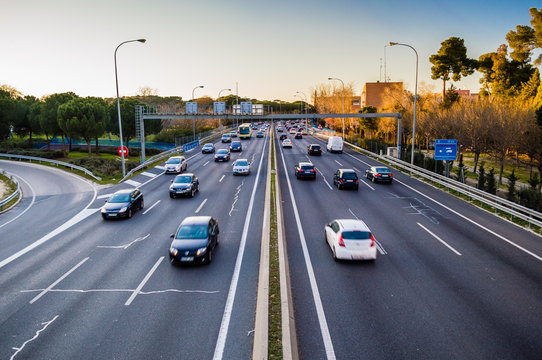
#> input picture Featured-Projects/react-portfolio-app/src/assets/cars.jpg, 542 x 360 px
$ python -i analyze.py   (imports and definitions only)   (older library calls are emulated)
#> lines starting #> are read from the running program, lines starting #| are printed output that depends on the picture; after the words box and inside, x2 and y2 are one past the last pixel; in counts of white or black regions, pixels touching at a corner belong together
#> further down, picture is the input picture: shape (360, 542, 3); mean B, G, R 126.5, 123.5, 122.2
from __future__ import annotations

from dataclasses import dataclass
from pathlib import Path

import cv2
import librosa
import numpy as np


@dataclass(frozen=True)
class Scene:
    start: float
    end: float
    score: float
    text_score: float = 0.0
    motion_score: float = 0.0

    @property
    def length(self) -> float:
        return self.end - self.start


# [5 lines left out: function analyze_beat, not called in this run]


def text_likelihood(frame: np.ndarray) -> float:
    """Estimate prominent text coverage without a cloud API or OCR dependency.

    Horizontal morphological grouping catches subtitles, credit lines, and large
    title cards even when the font is outlined or animated. The result is 0..1.
    """
    height, width = frame.shape[:2]
#> height = 360; width = 542
    scale = 640 / width
#> scale = 1.18
    resized = cv2.resize(frame, (640, max(1, round(height * scale))))
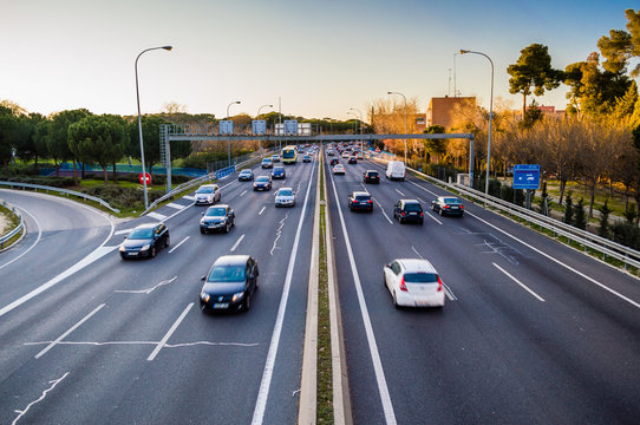
#> resized: shape (425, 640, 3); mean B, G, R 126.4, 123.4, 122.1
    gray = cv2.cvtColor(resized, cv2.COLOR_BGR2GRAY)
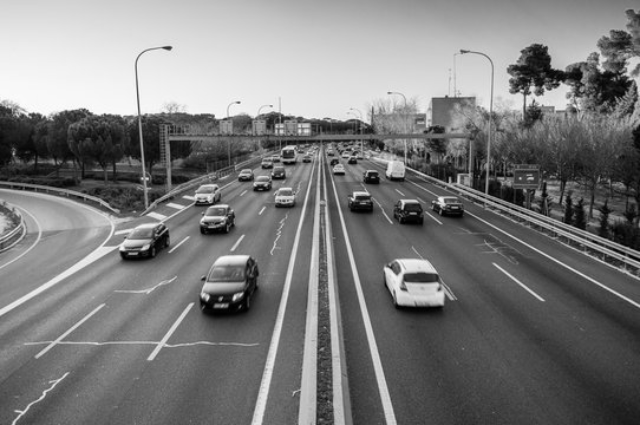
#> gray: shape (425, 640); min 0, max 254, mean 123.4
    h, w = gray.shape
#> h = 425; w = 640

    # Text produces repeated strong vertical strokes arranged in horizontal rows.
    gradient = cv2.Sobel(gray, cv2.CV_32F, 1, 0, ksize=3)
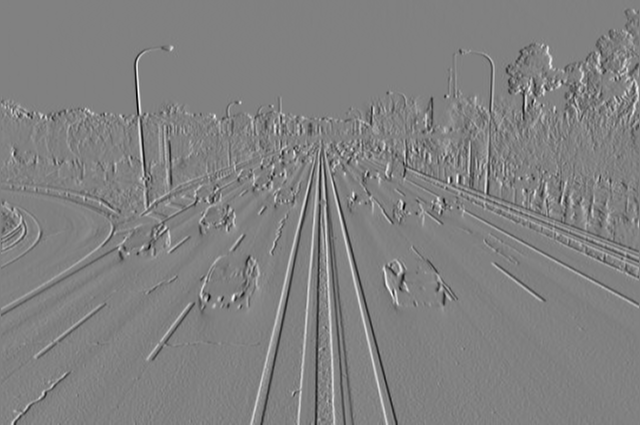
#> gradient: shape (425, 640) float32; min -667, max 648, mean -0.8; drawn with min black and max white
    gradient = cv2.convertScaleAbs(gradient)
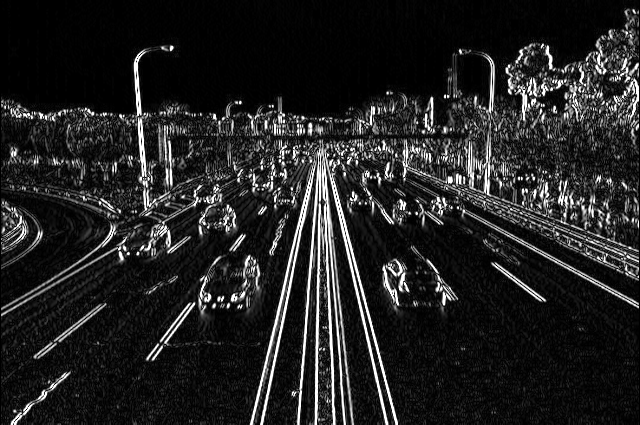
#> gradient: shape (425, 640); min 0, max 255, mean 34.7
    _, raw_mask = cv2.threshold(gradient, 0, 255, cv2.THRESH_BINARY + cv2.THRESH_OTSU)
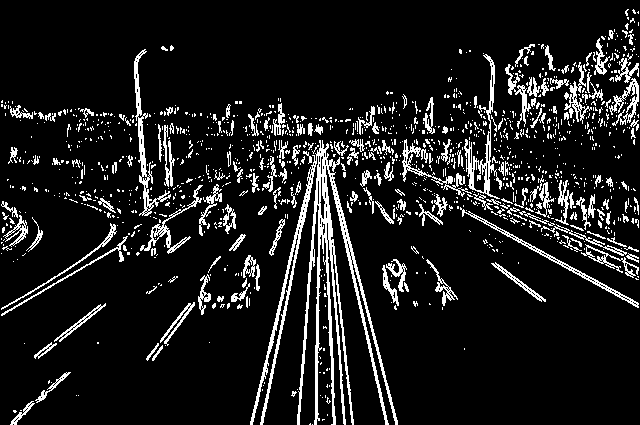
#> raw_mask: shape (425, 640); 10.9% white in thin lines or dots
    mask = raw_mask.copy()
    mask = cv2.morphologyEx(mask, cv2.MORPH_CLOSE, cv2.getStructuringElement(cv2.MORPH_RECT, (17, 3)))
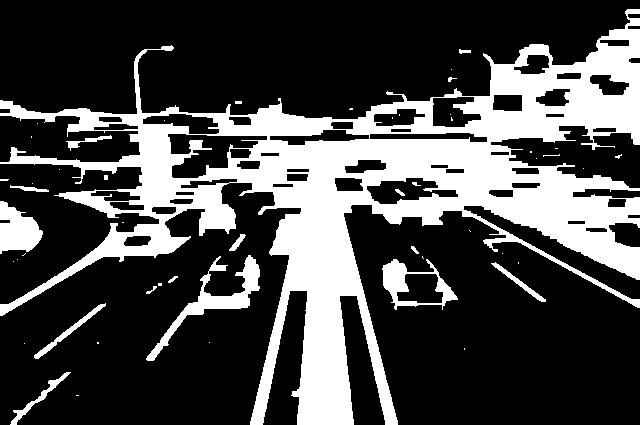
#> mask: shape (425, 640); 28.3% white; 51 white regions (32 under 20 px), largest, box (x1, y1, x2, y2) and area: (0, 9, 640, 425) 70129, (146, 255, 260, 361) 2116, (0, 201, 43, 254) 1491
    mask = cv2.dilate(mask, cv2.getStructuringElement(cv2.MORPH_RECT, (5, 3)), iterations=1)
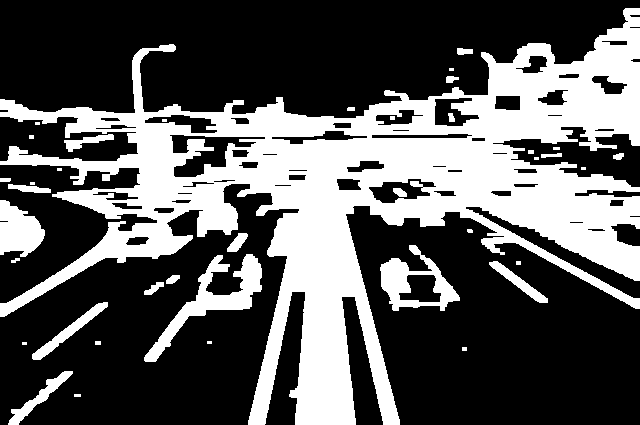
#> mask: shape (425, 640); 35% white; 39 white regions (9 under 20 px), largest, box (x1, y1, x2, y2) and area: (0, 8, 640, 425) 84284, (144, 254, 262, 362) 3042, (380, 245, 460, 311) 2106

    weighted_area = 0.0
    line_count = 0
    bottom_lines = 0
    for contour in cv2.findContours(mask, cv2.RETR_EXTERNAL, cv2.CHAIN_APPROX_SIMPLE)[0]:
        x, y, box_w, box_h = cv2.boundingRect(contour)
        aspect = box_w / max(box_h, 1)
        relative_w = box_w / w
        relative_h = box_h / h
        if not (1.8 <= aspect <= 40 and 0.035 <= relative_w <= 0.98 and 0.012 <= relative_h <= 0.28):
            continue
        region = mask[y:y + box_h, x:x + box_w]
        fill = cv2.countNonZero(region) / max(box_w * box_h, 1)
        if fill < 0.12:
            continue
        area = relative_w * relative_h
        weighted_area += area
        line_count += 1
        if y > h * 0.58:
            bottom_lines += 1
#> this loop made 35 passes
#> (x, y, box_w, box_h, aspect, relative_w, relative_h) on passes 2, 7, 8, 9, 11, 12, 13, 14, 15, 16, 17, 20: (8, 371, 65, 54, 1.2, 0.102, 0.127), (32, 302, 76, 58, 1.31, 0.119, 0.136), (144, 282, 20, 13, 1.54, 0.0312, 0.0306), (166, 275, 14, 9, 1.56, 0.0219, 0.0212), (489, 261, 59, 42, 1.4, 0.0922, 0.0988), (11, 258, 9, 5, 1.8, 0.0141, 0.0118), (144, 254, 118, 108, 1.09, 0.184, 0.254), (380, 245, 80, 66, 1.21, 0.125, 0.155), (227, 233, 21, 19, 1.11, 0.0328, 0.0447), (467, 229, 6, 4, 1.5, 0.00937, 0.00941), (0, 200, 45, 57, 0.789, 0.0703, 0.134), (0, 178, 11, 4, 2.75, 0.0172, 0.00941)
#> (contour, x, y, box_w, box_h, aspect, relative_w, relative_h) on passes 1, 3, 4, 5, 6, 10: ([[74, 394], [74, 396], [80, 396], [80, 394]], 74, 394, 7, 3, 2.33, 0.0109, 0.00706), ([[462, 347], [462, 350], [466, 350], [466, 347]], 462, 347, 5, 4, 1.25, 0.00781, 0.00941), ([[22, 342], [22, 344], [26, 344], [26, 342]], 22, 342, 5, 3, 1.67, 0.00781, 0.00706), ([[207, 341], [207, 343], [211, 343], [211, 341]], 207, 341, 5, 3, 1.67, 0.00781, 0.00706), ([[95, 341], [95, 344], [100, 344], [100, 341]], 95, 341, 6, 4, 1.5, 0.00937, 0.00941), ([[516, 261], [516, 264], [520, 264], [520, 261]], 516, 261, 5, 4, 1.25, 0.00781, 0.00941)
#> after the loop, bottom_lines = 0; line_count = 2; weighted_area = 0.00473

    area_score = min(1.0, weighted_area * 5.0)
#> area_score = 0.0237
    repeated_lines = min(1.0, line_count / 5.0)
#> repeated_lines = 0.4
    subtitle_score = min(1.0, bottom_lines / 2.0)
#> subtitle_score = 0
    return float(max(area_score, repeated_lines * 0.75, subtitle_score * 0.8))


# [97 lines left out: function analyze_scenes, not called in this run]

>>> import cv2
>>> picture = cv2.imread('../../react-portfolio-app/src/assets/cars.jpg')
>>> result = text_likelihood(picture)
#> result = 0.3
